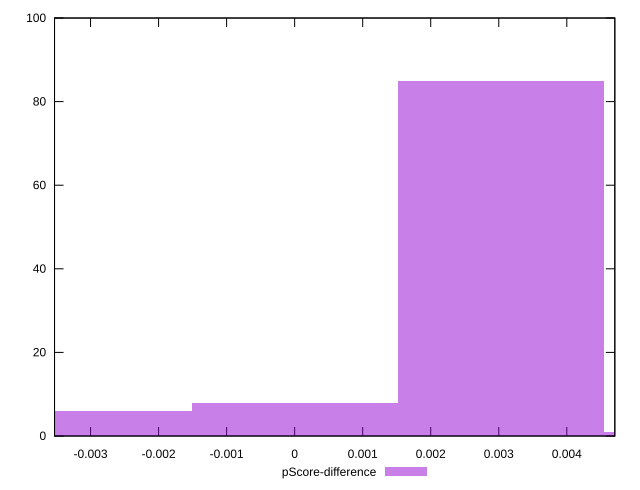

Reproduce this figure in gnuplot.
reset

$pScoreDifference <<EOF
0 8
0.0030315010872493664 85
-0.0030315010872493664 6
0.006063002174498733 1
EOF

set key outside below
set boxwidth 0.0030315010872493664
set xrange [-0.003529411764705892:0.004705882352941171]
set yrange [0:100]
set trange [0:100]
set style fill transparent solid 0.5 noborder
set terminal svg size 640, 490 enhanced background rgb 'white'
set output "reprap/uses-webp-images/samples/pages/pScore-difference/histogram.svg"

plot $pScoreDifference title "pScore-difference" with boxes

reset
